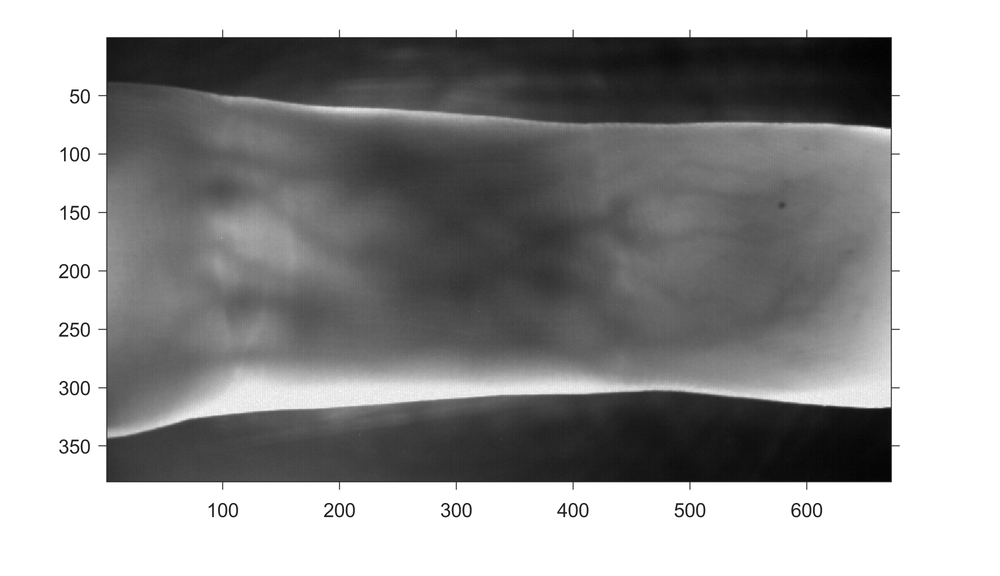
%> input picture own_functions/Skeletonizing_algorithms/original.png, 1000 x 576 px, shrunk from 2140 x 1232 before the run
$ octave --eval "result = cropFingerVeinImageLee(imread('../Skeletonizing_algorithms/original.png'));"   (GNU Octave 9; MATLAB toolbox functions it lacks are replaced by stand-ins)
%> lines starting %> are read from the running program, lines starting %| are printed output that depends on the picture; in (x1, y1, x2, y2) boxes, pixels count from 0 and x2, y2 are one past the last pixel; in counts of white or black regions, pixels touching at a corner belong together; the program's own positions count from 1
### own_functions/lee_region.m
function [region, edges] = lee_region(img, mask_h, mask_w)
%> called with mask_h = 4, mask_w = 20
% Localise the finger region

% Parameters:
%  img    - Input vascular image
%  mask_h - Height of the mask
%  mask_w - Width of the mask

% Returns:
%  region - Binary mask indicating the finger region
%  edges  - Matrix containing two rows, first row corresponds to the
%           y-positions of the upper finger edge and the second row
%           corresponds to the y-positions of the lower finger edge.

% Reference:
% Finger vein recognition using minutia-based alignment and local binary
%   pattern-based feature extraction
% E.C. Lee, H.C. Lee and K.R. Park
% International Journal of Imaging Systems and Technology
%   Volume 19, Issue 3, September 2009, Pages 175-178
% doi: 10.1002/ima.20193

% Author:  Bram Ton <b.t.ton@alumnus.utwente.nl>
% Date:    20th March 2012
% License: Simplified BSD License

[img_h, img_w] = size(img);
%> img_h = 576; img_w = 3000

% Determine lower half starting point
if mod(img_h,2) == 0
    half_img_h = img_h/2 + 1;
%> half_img_h = 289
else
    half_img_h = ceil(img_h/2);
end

% Construct mask for filtering
mask = zeros(mask_h,mask_w);
mask(1:mask_h/2,:) = -1;
mask(mask_h/2 + 1:end,:) = 1;

% Filter image using mask
img_filt = imfilter(img, mask,'replicate');
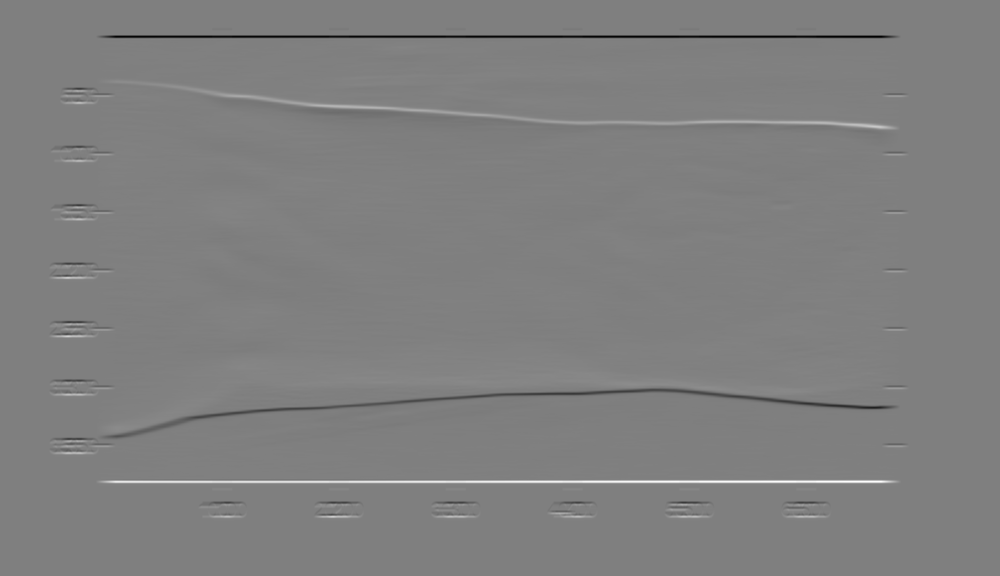
%> img_filt: size 576x1000x3 double; min -33.21, max 33.02, mean 0; drawn with min black and max white
%figure; imshow(img_filt)

% Upper part of filtred image
img_filt_up = img_filt(1:floor(img_h/2),:);
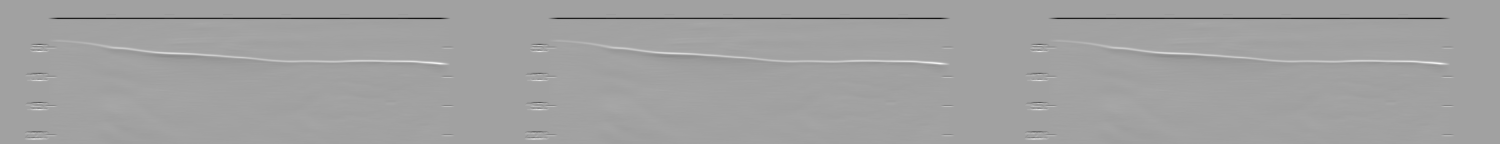
%> img_filt_up: size 288x3000 double (shown at 1/2 size); min -33.21, max 19.11, mean -0.134; drawn with min black and max white
[~, y_up] = max(img_filt_up);
%> y_up = 3000 values, max 279 at index 49, min 1 at index 1, mean 105.4

% Lower part of filtred image
img_filt_lo = img_filt(half_img_h:end,:);
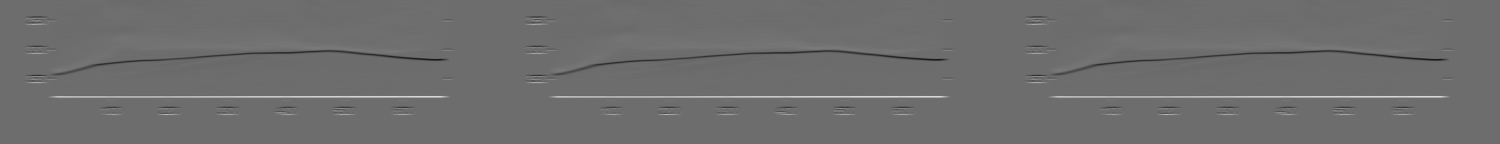
%> img_filt_lo: size 288x3000 double (shown at 1/2 size); min -24.73, max 33.02, mean 0.1; drawn with min black and max white
[~,y_lo] = min(img_filt_lo);
%> y_lo = 3000 values, max 215 at index 226, min 1 at index 1, mean 104.4

% Fill region between upper and lower edges
region = zeros(size(img));
for i=1:img_w
    region(y_up(i):y_lo(i)+size(img_filt_lo,1), i) = 1;
end
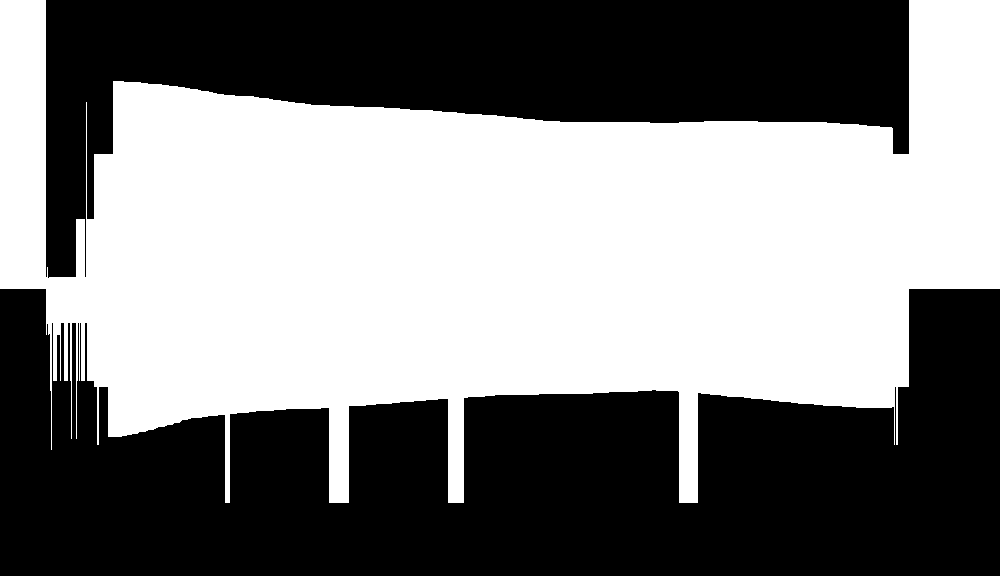
%> region: size 576x1000x3 double; values 0 (black) and 1 (white), 50% white; 2 black regions, box (x1, y1, x2, y2) and area: (0, 289, 1000, 576) 183558, (46, 0, 909, 278) 104369
region = imbinarize(region, 0);
% Save y-position of finger edges
edges = zeros(2,img_w);
edges(1,:) = y_up;
edges(2,:) = round(y_lo + size(img_filt_lo,1));

### own_functions/Obsolete/cropFingerVeinImageLee.m
function [cropped, region, edges] = cropFingerVeinImageLee(image)

    [region, edges] = lee_region(im2double(image), 4, 20);
%> edges = 3000 columns, first 8: [1 1 1 1 1 1 1 1; 289 289 289 289 289 289 289 289]
    avg_edges(1) = max(edges(1,:));
    avg_edges(2) = min(edges(2,:));
    cropped = image(avg_edges(1):avg_edges(2), 1:end);

end
